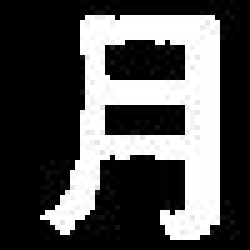
#> input picture ks/tmp/2.jpg, 50 x 50 px (shown 5 times larger)
$ python -i Rotated.py   (imports and definitions only)
#> lines starting #> are read from the running program, lines starting #| are printed output that depends on the picture; after the words box and inside, x2 and y2 are one past the last pixel; in counts of white or black regions, pixels touching at a corner belong together
#> further down, picture is the input picture: shape (50, 50, 3); min 0, max 255, mean 81.2
# import the necessary packages
import numpy as np
import cv2

# construct the argument parse and parse the arguments
# ap = argparse.ArgumentParser()
# ap.add_argument("-i", "--image", required=True,
# help="path to input image file")
# args = vars(ap.parse_args())

def rotated(image):

	# load the image from disk
	# image = cv2.imread(imageFile)
	image = np.array(image)

	# convert the image to grayscale and flip the foreground
	# and background to ensure foreground is now "white" and
	# the background is "black"
	gray = cv2.cvtColor(image, cv2.COLOR_BGR2GRAY)
	gray = cv2.bitwise_not(gray)
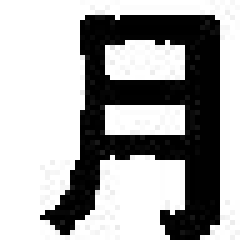
#> gray: shape (50, 50) (shown 5 times larger); min 0, max 255, mean 173.8

	# threshold the image, setting all foreground pixels to
	# 255 and all background pixels to 0
	thresh = cv2.threshold(gray, 0, 255,
		cv2.THRESH_BINARY | cv2.THRESH_OTSU)[1]
#> thresh: shape (50, 50); 68.1% white; 1 black region, box (x1, y1, x2, y2) and area: (8, 3, 44, 48) 798

	# grab the (x, y) coordinates of all pixel values that
	# are greater than zero, then use these coordinates to
	# compute a rotated bounding box that contains all
	# coordinates
	coords = np.column_stack(np.where(thresh > 0))
#> coords = 1702 pairs, first value 0 to 49, second value 0 to 49
	angle = cv2.minAreaRect(coords)[-1]
#> angle = -90

	# the `cv2.minAreaRect` function returns values in the
	# range [-90, 0); as the rectangle rotates clockwise the
	# returned angle trends to 0 -- in this special case we
	# need to add 90 degrees to the angle
	if angle < -45:
		angle = -(90 + angle)
#> angle = 0

	# otherwise, just take the inverse of the angle to make
	# it positive
	else:
		angle = -angle

	# rotate the image to deskew it
	(h, w) = image.shape[:2]
#> h = 50; w = 50
	center = (w // 2, h // 2)
#> center = (25, 25)
	M = cv2.getRotationMatrix2D(center, angle, 1.0)
#> M = [[1, 0, 0], [0, 1, 0]]
	rotated = cv2.warpAffine(image, M, (w, h),
		flags=cv2.INTER_CUBIC, borderMode=cv2.BORDER_REPLICATE)

	# draw the correction angle on the image so we can validate it
	# cv2.putText(rotated, "Angle: {:.2f} degrees".format(angle),
		# (10, 30), cv2.FONT_HERSHEY_SIMPLEX, 0.7, (0, 0, 255), 2)
	# cv2.imwrite(saveFile, rotated, [int(cv2.IMWRITE_PNG_COMPRESSION), 0])
	return rotated

# [5 lines of commented-out code are left out]

# [4 lines not run here, left out]

>>> import cv2
>>> picture = cv2.imread('../ks/tmp/2.jpg')
>>> result = rotated(picture)

$ run again, on ks/target.jpg
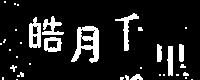
#> input picture ks/target.jpg, 200 x 80 px
#> picture is the input picture: shape (80, 200, 3); min 0, max 255, mean 31.6
#> in rotated, `gray = cv2.bitwise_not(gray)`:
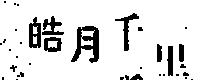
#> gray: shape (80, 200); min 0, max 255, mean 223.4
#> thresh: shape (80, 200); 87.8% white; 35 black regions (24 under 20 px), largest, box (x1, y1, x2, y2) and area: (71, 26, 99, 63) 521, (29, 17, 41, 48) 251, (115, 13, 139, 51) 226
#> coords = 14047 pairs, first value 0 to 79, second value 0 to 199
#> in rotated, `angle = cv2.minAreaRect(coords)[-1]`: angle = -90
#> in rotated, `angle = -(90 + angle)`: angle = 0
#> M = [[1, 0, 0], [0, 1, 0]]
